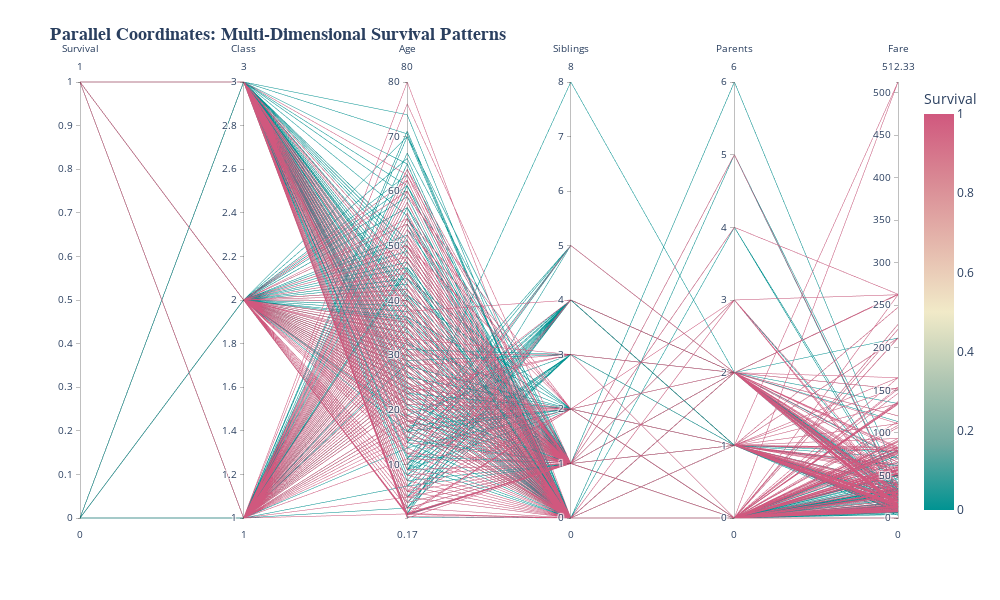

The code cell stored with this chart in its notebook:
### Markdown cell above
10. Enhanced Parallel Coordinates Plot

### Code cell
from plotly.subplots import make_subplots

# Create normalized features for parallel coordinates
parallel_df = full_df[['Survived', 'Pclass', 'Age', 'SibSp', 'Parch', 'Fare']].dropna()

fig = px.parallel_coordinates(
    parallel_df,
    color="Survived",
    color_continuous_scale=px.colors.diverging.Tealrose,
    labels={
        "Pclass": "Class",
        "Age": "Age",
        "SibSp": "Siblings",
        "Parch": "Parents",
        "Fare": "Fare",
        "Survived": "Survival"
    },
    title="<b>Parallel Coordinates: Multi-Dimensional Survival Patterns</b>"
)


fig.update_layout(
    title_font=dict(size=18, family='Arial'),
    margin=dict(l=80, r=80, t=80, b=80),
    width=1000,
    height=600
)

fig.show()

### Figure 1 — Plotly figure (JSON) as saved in the notebook; plotly's stock layout.template omitted (floating-point values rounded to 4 significant figures; data arrays with more than 128 entries replaced by an {"elided": "..."} marker saying what was removed)
{"data": [{"dimensions": [{"label": "Survival", "values": {"elided": "1045 int values"}}, {"label": "Class", "values": {"elided": "1045 int values"}}, {"label": "Age", "values": {"elided": "1045 float values"}}, {"label": "Siblings", "values": {"elided": "1045 int values"}}, {"label": "Parents", "values": {"elided": "1045 int values"}}, {"label": "Fare", "values": {"elided": "1045 float values"}}], "domain": {"x": [0, 1], "y": [0, 1]}, "line": {"color": {"elided": "1045 int values"}, "coloraxis": "coloraxis"}, "name": "", "type": "parcoords"}], "layout": {"coloraxis": {"colorbar": {"title": {"text": "Survival"}}, "colorscale": [[0, "rgb(0, 147, 146)"], [0.1667, "rgb(114, 170, 161)"], [0.3333, "rgb(177, 199, 179)"], [0.5, "rgb(241, 234, 200)"], [0.6667, "rgb(229, 185, 173)"], [0.8333, "rgb(217, 137, 148)"], [1, "rgb(208, 88, 126)"]]}, "height": 600, "legend": {"tracegroupgap": 0}, "margin": {"b": 80, "l": 80, "r": 80, "t": 80}, "title": {"font": {"family": "Arial", "size": 18}, "text": "<b>Parallel Coordinates: Multi-Dimensional Survival Patterns</b>"}, "width": 1000}}
